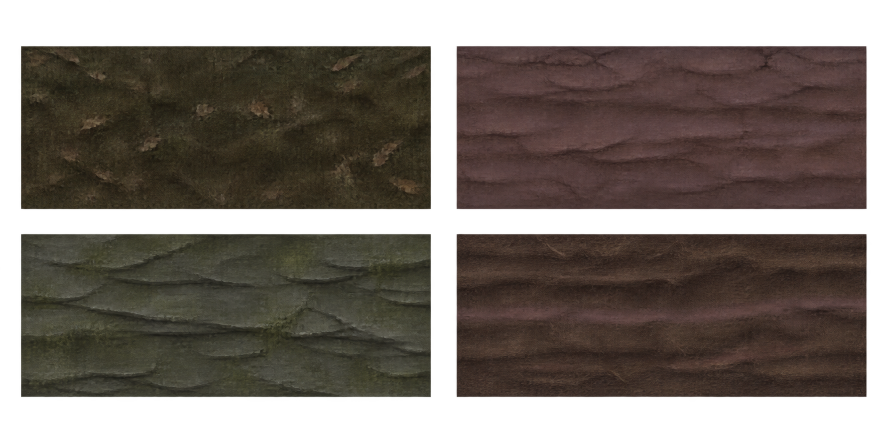
#> input picture assets/painted/thyr-scenery/terrain.png, 1774 x 887 px (shown at 1/2 size); its folder holds 2 pictures in this run
$ python index-painted-thyr-scenery.py
#> lines starting #> are read from the running program, lines starting #| are printed output that depends on the picture
#!/usr/bin/env python3
"""Measure original Thyr scenery PNGs; never alter image pixels."""
from pathlib import Path
import hashlib
import json
from PIL import Image

ROOT = Path(__file__).resolve().parents[1]
OUT = ROOT / 'assets/painted/thyr-scenery'
SPECS = {
    'terrain': {
        'columns': [0, 887, 1774], 'rows': [0, 444, 887],
        'names': ['dark-humus', 'fibrous-clay', 'mossy-shale', 'layered-peat'],
    },
    'props': {
        'columns': [0, 512, 1024, 1536], 'rows': [0, 512, 1024],
        'names': ['moss-stone', 'fallen-leaves', 'dead-bark', 'ground-fern', 'seed-husks', 'lichen-pebble'],
    },
}
ORIGINALS = {
    'terrain': 'exec-0d4f010e-4df2-4120-bcfe-a08a6944665e.png',
    'props': 'exec-37d57983-77e2-461f-8d61-afc41bfc3b6b.png',
}
layout, files = {}, []
for key, spec in SPECS.items():
    path = OUT / f'{key}.png'
    original = path.read_bytes()
    im = Image.open(path)
#> im is the input picture: PIL image 1774x887 RGBA; mean R, G, B, A 45.2, 37.3, 30.7, 171.2
    assert im.mode == 'RGBA', (key, 'RGBA expected')
    assert list(im.size) == [spec['columns'][-1], spec['rows'][-1]]
    alpha = im.getchannel('A'); histogram = alpha.histogram()
#> after `alpha = im.getchannel('A')`:
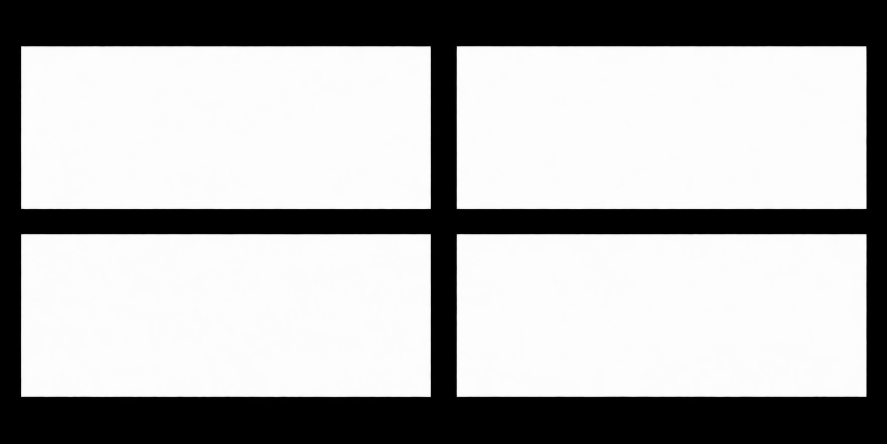
#> alpha: PIL image 1774x887 L (shown at 1/2 size); min 0, max 255, mean 171.2
#> after `histogram = alpha.histogram()`: histogram = 256 values, max 722929 at index 253, min 0 at index 64, mean 6146.6
    transparent = histogram[0] / (im.width * im.height)
#> transparent = 0.302
    assert transparent > (.28 if key == 'terrain' else .7)
    frames, cells = {}, []
    cols = len(spec['columns']) - 1
    for i, name in enumerate(spec['names']):
        row, col = divmod(i, cols)
        x0, x1 = spec['columns'][col:col+2]; y0, y1 = spec['rows'][row:row+2]
        cell = [x0, y0, x1-x0, y1-y0]; cells.append(cell)
        region = alpha.crop((x0, y0, x1, y1)); w, h = region.size
        gutter = max(region.crop(box).getextrema()[1] for box in [(0,0,w,3),(0,h-3,w,h),(0,0,3,h),(w-3,0,w,h)])
        assert gutter <= 2, (key, name, 'visible pixels cross measured cell', gutter)
        bounds = region.point(lambda value: 255 if value >= 32 else 0).getbbox()
        assert bounds, (key, name)
        bx, by, ex, ey = bounds[0]+x0, bounds[1]+y0, bounds[2]+x0, bounds[3]+y0
        sx, sy = max(x0, bx-2), max(y0, by-2)
        sw, sh = min(x1, ex+2)-sx, min(y1, ey+2)-sy
        anchor = [(bx+ex)/2, ey]
        scale = 32/(ex-bx)
        if key == 'terrain':
            anchor = [bx, by]; scale = 512/(ex-bx)
        frame = {
            'cell': cell, 'source': [sx, sy, sw, sh],
            'alphaBounds': [bx, by, ex-bx, ey-by],
            'target': [round((sx-anchor[0])*scale, 9), round((sy-anchor[1])*scale, 9), round(sw*scale, 9), round(sh*scale, 9)],
            'size': [round((ex-bx)*scale, 9), round((ey-by)*scale, 9)],
            'anchors': {'sourceOrigin': anchor, 'origin': [0, 0]},
            'usage': 'runtime', 'maxCellGutterAlpha': gutter,
        }
        if key == 'terrain':
            # A fully interior material window avoids low-alpha cutout borders
            # at tile joins. It is a drawImage crop, never a pixel rewrite.
            frame['materialSource'] = [bx+8, by+8, ex-bx-16, ey-by-16]
            material = alpha.crop((bx+8, by+8, ex-8, ey-8))
            frame['materialAlphaRange'] = list(material.getextrema())
            assert frame['materialAlphaRange'][0] >= 200, (name, 'material window must remain opaque enough')
        frames[name] = frame
#> this loop made 4 passes
#> (gutter, bounds, bx, by, ex, ey, sx, sy) on passes 2 to 4: (1, (26, 92, 847, 419), 913, 92, 1734, 419, 911, 90), (1, (42, 24, 862, 351), 42, 468, 862, 795, 40, 466), (0, (26, 24, 847, 350), 913, 468, 1734, 794, 911, 466)
#> (gutter, bx, by, ex, ey, sx, sy, sw) on pass 1: (1, 42, 92, 862, 419, 40, 90, 824)
#> pass 1, `region = alpha.crop((x0, y0, x1, y1))`:
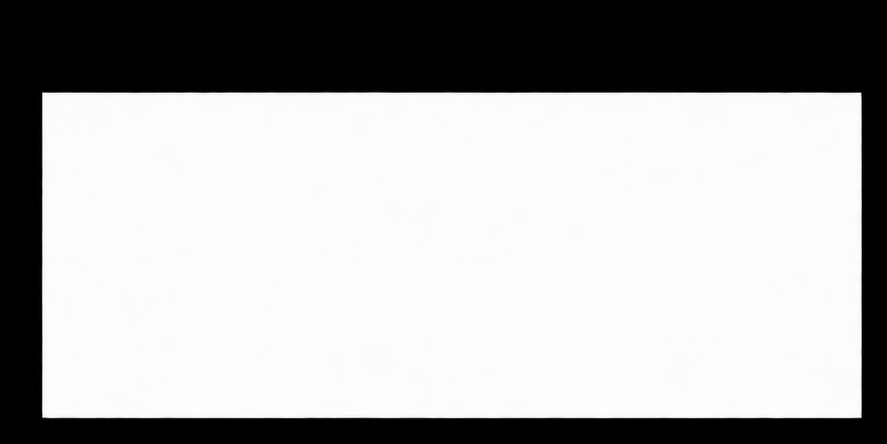
#> region: PIL image 887x444 L; min 0, max 255, mean 171.1
#> pass 2, `region = alpha.crop((x0, y0, x1, y1))`:
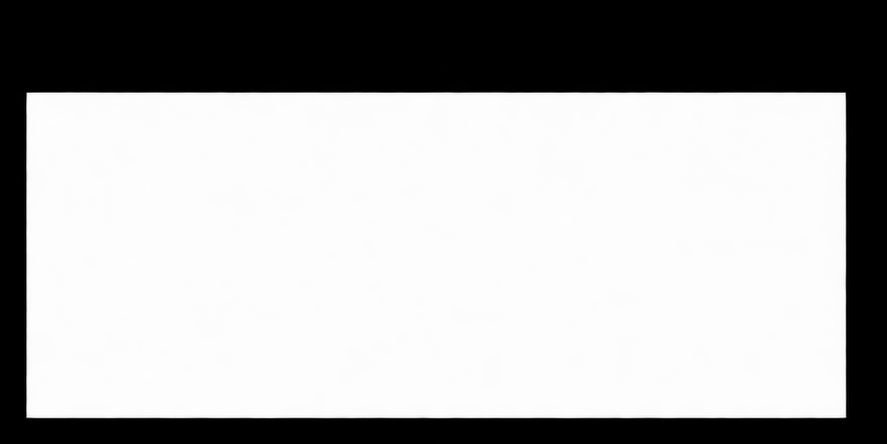
#> region: PIL image 887x444 L; min 0, max 255, mean 171.2
#> after the loop, cells = [[0, 0, 887, 444], [887, 0, 887, 444], [0, 444, 887, 443], [887, 444, 887, 443]]; frames = 4 items
    assert original == path.read_bytes()
    layout[key] = {'image': f'assets/painted/thyr-scenery/{key}.png', 'size': list(im.size),
                   'columns': spec['columns'], 'rows': spec['rows'], 'cells': cells, 'frames': frames}
    files.append({'id': key, 'path': layout[key]['image'], 'bytes': len(original),
                  'sha256': hashlib.sha256(original).hexdigest(), 'dimensions': list(im.size), 'mode': im.mode,
                  'frames': len(frames), 'runtimeFrames': len(frames), 'referenceFrames': 0,
                  'transparentFraction': round(transparent, 6), 'maxCellGutterAlpha': max(f['maxCellGutterAlpha'] for f in frames.values()),
                  'originalBytesUnchanged': True})
#> pass 2 of the loop `for key, spec in SPECS.items():`:
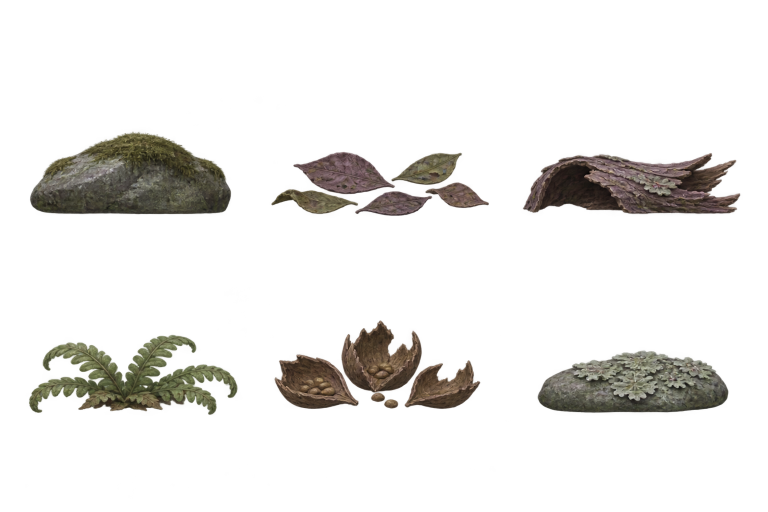
#> input picture assets/painted/thyr-scenery/props.png, 1536 x 1024 px (shown at 1/2 size)
#> im is the input picture: PIL image 1536x1024 RGBA; mean R, G, B, A 39.2, 35.5, 28.1, 35.1
#> `alpha = im.getchannel('A')`:
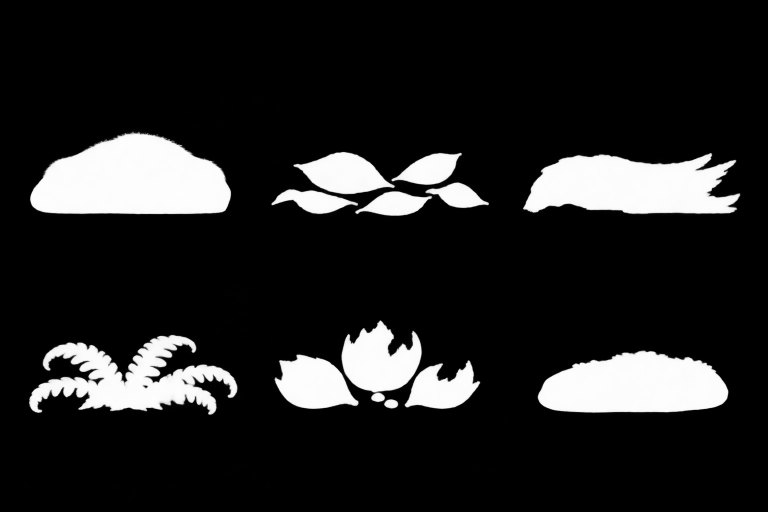
#> alpha: PIL image 1536x1024 L (shown at 1/2 size); min 0, max 254, mean 35.1
#> histogram = 256 values, max 1292854 at index 0, min 0 at index 255, mean 6144
#> transparent = 0.822
#> the loop `for i, name in enumerate(spec['names']):` made 6 passes
#> (gutter, bounds, bx, by, ex, ey, sx, sy) on passes 2 to 6: (1, (30, 303, 466, 432), 542, 303, 978, 432, 540, 301), (0, (21, 306, 457, 428), 1045, 306, 1481, 428, 1043, 304), (1, (58, 157, 476, 318), 58, 669, 476, 830, 56, 667), (1, (36, 129, 449, 306), 548, 641, 961, 818, 546, 639), (1, (51, 189, 433, 314), 1075, 701, 1457, 826, 1073, 699)
#> pass 3, `region = alpha.crop((x0, y0, x1, y1))`:
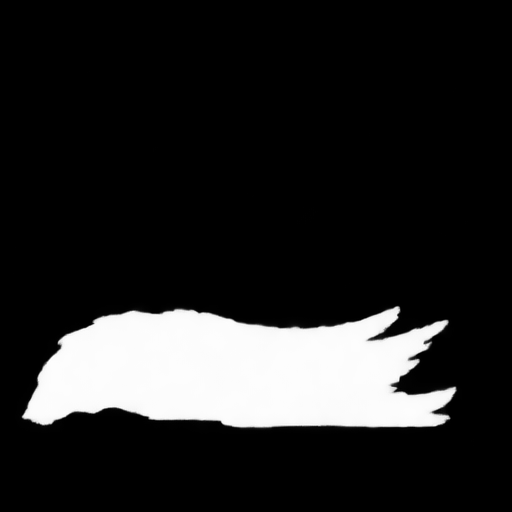
#> region: PIL image 512x512 L; min 0, max 254, mean 37.1
#> after the loop `for i, name in enumerate(spec['names']):`: cells = [[0, 0, 512, 512], [512, 0, 512, 512], [1024, 0, 512, 512], [0, 512, 512, 512], [512, 512, 512, 512], [1024, 512, 512, 512]]; frames = 6 items
manifest = {
    'schema': 1, 'version': '0.15.10', 'generator': 'image_gen built-in',
    'canonIds': ['PL03', 'MI09', 'MI10', 'MI11', 'MI12'],
    'atlasCount': len(files), 'frameCount': sum(f['frames'] for f in files),
    'runtimeFrameCount': 10, 'referenceFrameCount': 0, 'files': files,
    'scope': 'Thyr terrain materials and forest-floor scenery in existing decorative ground slots only.',
    'pixelPolicy': 'Selected original generated PNG bytes retained. Alpha measurement, material crops and metadata only. No script edits to pixels.',
    'layoutPolicy': 'Measured cells with half-pixel rounding handled independently. Visible alpha bounds and interior material rectangles are metadata; PNG bytes remain unchanged.',
    'physicalPolicy': 'Terrain is clipped at terrainAt. Living roots, chemical channels, voice ledges, relays and their support surfaces remain unchanged. No collider, actor, nesting site, ecology or plant response is introduced. Existing FL07/FL08/FL09 and fauna keep their separate graphics and facts.',
}
(OUT/'manifest.json').write_text(json.dumps(manifest, ensure_ascii=False, indent=2)+'\n')
(ROOT/'src/painted-thyr-scenery-layout.mjs').write_text('/** Measured rectangles only. Original PNG bytes are unchanged. */\nexport const PAINTED_THYR_SCENERY_LAYOUT = '+json.dumps(layout, ensure_ascii=False, indent=2)+';\n')
#> (the run stopped early here; a loop or call above may not have finished)
